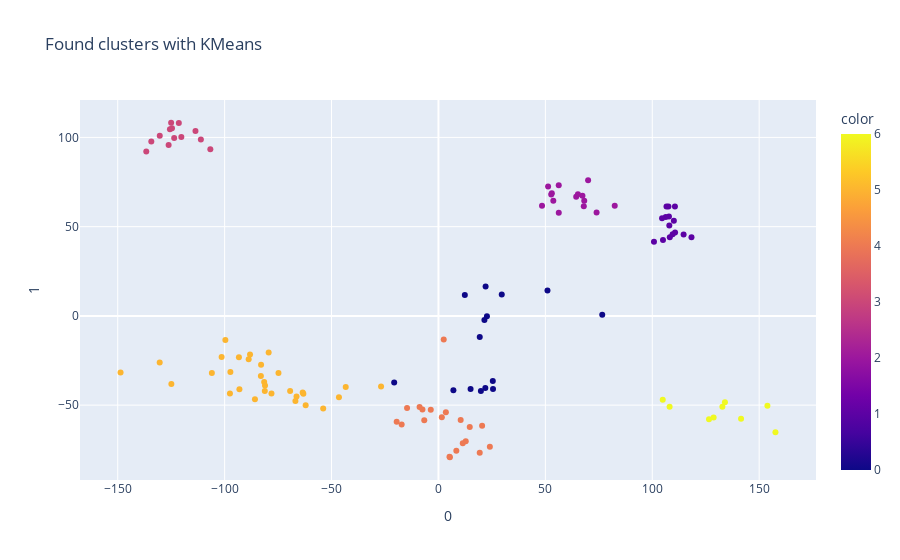
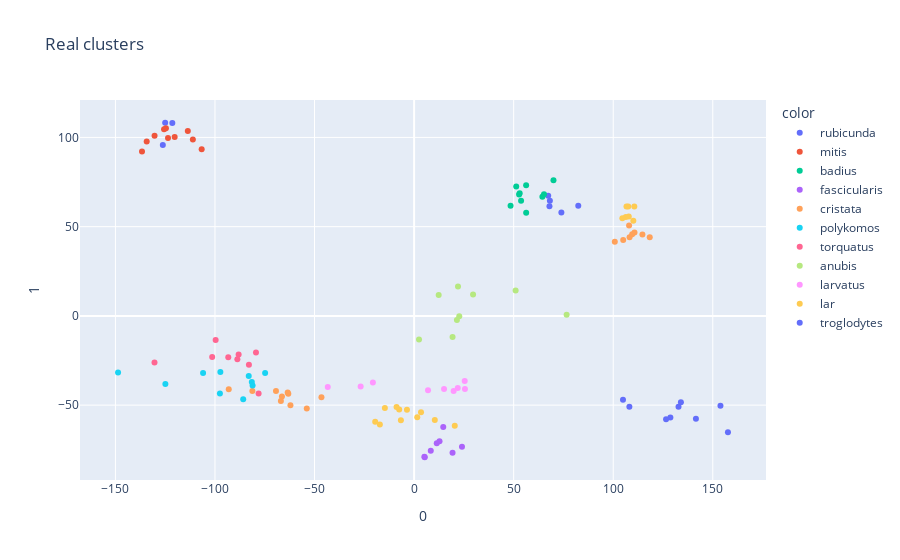

The code cell stored with these charts, in order, in its notebook:
### Code cell
km = KMeans(7) # number of clusters set to 7 based on found elbow score

found_clusters_km_v2 = km.fit_predict(X)

cluster_data_km_v2 = X.copy()
cluster_data_km_v2['Data'] = found_clusters_km_v2

# using the last pca's result we will plot the found clusters using kmeans


fig = px.scatter(components, x=0, y=1, color=cluster_data_km_v2['Data'], title= 'Found clusters with KMeans')
fig.show()

fig = px.scatter(components, x=0, y=1, color=y, title= 'Real clusters')
fig.show()

### Figure 1 — Plotly figure (JSON) as saved in the notebook; plotly's stock layout.template omitted (floating-point values rounded to 4 significant figures)
{"data": [{"hovertemplate": "0=%{x}<br>1=%{y}<br>color=%{marker.color}<extra></extra>", "legendgroup": "", "marker": {"color": [3, 3, 3, 3, 3, 3, 3, 3, 3, 3, 3, 3, 3, 2, 2, 2, 2, 2, 2, 2, 2, 2, 2, 2, 2, 2, 2, 2, 4, 4, 4, 4, 4, 4, 4, 4, 5, 5, 5, 5, 5, 5, 5, 5, 5, 5, 5, 5, 5, 5, 5, 5, 5, 5, 5, 5, 5, 5, 5, 5, 5, 5, 5, 5, 5, 0, 0, 0, 0, 0, 0, 0, 0, 0, 0, 5, 5, 0, 0, 0, 0, 0, 4, 4, 4, 4, 4, 4, 4, 4, 4, 4, 4, 4, 6, 6, 6, 6, 6, 6, 6, 6, 6, 1, 1, 1, 1, 1, 1, 1, 1, 1, 1, 1, 1, 1, 1, 1], "coloraxis": "coloraxis", "symbol": "circle"}, "mode": "markers", "name": "", "orientation": "v", "showlegend": false, "type": "scatter", "x": [-121.4, -125.0, -126.2, -111.1, -106.7, -113.6, -120.2, -123.6, -130.3, -124.6, -134.3, -125.6, -136.7, 82.45, 73.96, 68.19, 67.97, 67.35, 56.26, 56.27, 64.43, 53.72, 51.28, 69.99, 48.44, 53.01, 65.23, 52.75, 19.3, 8.369, 24.04, 11.38, 5.344, 14.64, 5.166, 12.76, -46.53, -53.9, -63.17, -66.38, -63.49, -62.1, -69.37, -81.22, -66.9, -93.09, -74.82, -85.82, -81.5, -81.12, -83.05, -97.52, -97.31, -106.0, -124.9, -148.7, -78.09, -79.41, -88.13, -101.4, -82.96, -130.4, -99.67, -88.76, -93.32, 76.6, 50.99, 22.68, 12.34, 29.6, 21.5, 19.31, 22.05, 6.991, -20.69, -26.85, -43.36, 21.93, 25.42, 25.52, 15.03, 19.86, 20.42, 10.39, -6.634, 3.472, -7.492, 1.586, -17.21, -8.824, -3.586, -19.53, -14.68, 2.472, 153.9, 132.8, 128.7, 108.1, 141.5, 126.5, 104.9, 134.0, 157.6, 118.3, 114.7, 108.0, 108.2, 110.7, 109.5, 105.0, 100.8, 110.1, 110.6, 107.6, 107.8, 106.3, 106.7, 104.6], "xaxis": "x", "y": [108.0, 108.2, 95.83, 98.82, 93.35, 103.6, 100.2, 99.63, 101.0, 105.2, 97.67, 104.6, 92.12, 61.66, 57.88, 64.55, 61.42, 67.32, 73.21, 57.82, 66.74, 64.52, 72.48, 75.95, 61.68, 68.67, 68.12, 67.98, -76.75, -75.55, -73.31, -71.29, -79.2, -62.3, -78.98, -70.25, -45.52, -51.85, -43.55, -45.21, -42.96, -49.99, -42.05, -42.11, -47.7, -41.13, -31.92, -46.67, -37.1, -38.98, -33.71, -43.5, -31.43, -32.02, -38.17, -31.77, -43.48, -20.52, -21.63, -23.08, -27.33, -26.12, -13.5, -24.29, -23.1, 0.6721, 14.19, -0.199, 11.76, 11.94, -2.281, -11.81, 16.48, -41.63, -37.36, -39.57, -39.91, -40.45, -36.53, -41.02, -40.98, -42.04, -61.58, -58.3, -58.53, -54.03, -52.43, -56.8, -60.92, -50.99, -52.56, -59.28, -51.66, -13.26, -50.39, -50.9, -56.92, -50.87, -57.58, -57.89, -46.95, -48.45, -65.25, 44.08, 45.56, 50.68, 44.04, 46.79, 45.69, 42.46, 41.58, 53.37, 61.27, 61.37, 55.69, 55.44, 61.23, 54.77], "yaxis": "y"}], "layout": {"coloraxis": {"colorbar": {"title": {"text": "color"}}, "colorscale": [[0, "#0d0887"], [0.1111, "#46039f"], [0.2222, "#7201a8"], [0.3333, "#9c179e"], [0.4444, "#bd3786"], [0.5556, "#d8576b"], [0.6667, "#ed7953"], [0.7778, "#fb9f3a"], [0.8889, "#fdca26"], [1, "#f0f921"]]}, "legend": {"tracegroupgap": 0}, "title": {"text": "Found clusters with KMeans"}, "xaxis": {"anchor": "y", "domain": [0, 1], "title": {"text": "0"}}, "yaxis": {"anchor": "x", "domain": [0, 1], "title": {"text": "1"}}}}

### Figure 2 — Plotly figure (JSON) as saved in the notebook; plotly's stock layout.template omitted (floating-point values rounded to 4 significant figures)
{"data": [{"hovertemplate": "color=rubicunda<br>0=%{x}<br>1=%{y}<extra></extra>", "legendgroup": "rubicunda", "marker": {"color": "#636efa", "symbol": "circle"}, "mode": "markers", "name": "rubicunda", "orientation": "v", "showlegend": true, "type": "scatter", "x": [-121.4, -125.0, -126.2, 82.45, 73.96, 68.19, 67.97, 67.35], "xaxis": "x", "y": [108.0, 108.2, 95.83, 61.66, 57.88, 64.55, 61.42, 67.32], "yaxis": "y"}, {"hovertemplate": "color=mitis<br>0=%{x}<br>1=%{y}<extra></extra>", "legendgroup": "mitis", "marker": {"color": "#EF553B", "symbol": "circle"}, "mode": "markers", "name": "mitis", "orientation": "v", "showlegend": true, "type": "scatter", "x": [-111.1, -106.7, -113.6, -120.2, -123.6, -130.3, -124.6, -134.3, -125.6, -136.7], "xaxis": "x", "y": [98.82, 93.35, 103.6, 100.2, 99.63, 101.0, 105.2, 97.67, 104.6, 92.12], "yaxis": "y"}, {"hovertemplate": "color=badius<br>0=%{x}<br>1=%{y}<extra></extra>", "legendgroup": "badius", "marker": {"color": "#00cc96", "symbol": "circle"}, "mode": "markers", "name": "badius", "orientation": "v", "showlegend": true, "type": "scatter", "x": [56.26, 56.27, 64.43, 53.72, 51.28, 69.99, 48.44, 53.01, 65.23, 52.75], "xaxis": "x", "y": [73.21, 57.82, 66.74, 64.52, 72.48, 75.95, 61.68, 68.67, 68.12, 67.98], "yaxis": "y"}, {"hovertemplate": "color=fascicularis<br>0=%{x}<br>1=%{y}<extra></extra>", "legendgroup": "fascicularis", "marker": {"color": "#ab63fa", "symbol": "circle"}, "mode": "markers", "name": "fascicularis", "orientation": "v", "showlegend": true, "type": "scatter", "x": [19.3, 8.369, 24.04, 11.38, 5.344, 14.64, 5.166, 12.76], "xaxis": "x", "y": [-76.75, -75.55, -73.31, -71.29, -79.2, -62.3, -78.98, -70.25], "yaxis": "y"}, {"hovertemplate": "color=cristata<br>0=%{x}<br>1=%{y}<extra></extra>", "legendgroup": "cristata", "marker": {"color": "#FFA15A", "symbol": "circle"}, "mode": "markers", "name": "cristata", "orientation": "v", "showlegend": true, "type": "scatter", "x": [-46.53, -53.9, -63.17, -66.38, -63.49, -62.1, -69.37, -81.22, -66.9, -93.09, 118.3, 114.7, 108.0, 108.2, 110.7, 109.5, 105.0, 100.8], "xaxis": "x", "y": [-45.52, -51.85, -43.55, -45.21, -42.96, -49.99, -42.05, -42.11, -47.7, -41.13, 44.08, 45.56, 50.68, 44.04, 46.79, 45.69, 42.46, 41.58], "yaxis": "y"}, {"hovertemplate": "color=polykomos<br>0=%{x}<br>1=%{y}<extra></extra>", "legendgroup": "polykomos", "marker": {"color": "#19d3f3", "symbol": "circle"}, "mode": "markers", "name": "polykomos", "orientation": "v", "showlegend": true, "type": "scatter", "x": [-74.82, -85.82, -81.5, -81.12, -83.05, -97.52, -97.31, -106.0, -124.9, -148.7], "xaxis": "x", "y": [-31.92, -46.67, -37.1, -38.98, -33.71, -43.5, -31.43, -32.02, -38.17, -31.77], "yaxis": "y"}, {"hovertemplate": "color=torquatus<br>0=%{x}<br>1=%{y}<extra></extra>", "legendgroup": "torquatus", "marker": {"color": "#FF6692", "symbol": "circle"}, "mode": "markers", "name": "torquatus", "orientation": "v", "showlegend": true, "type": "scatter", "x": [-78.09, -79.41, -88.13, -101.4, -82.96, -130.4, -99.67, -88.76, -93.32], "xaxis": "x", "y": [-43.48, -20.52, -21.63, -23.08, -27.33, -26.12, -13.5, -24.29, -23.1], "yaxis": "y"}, {"hovertemplate": "color=anubis<br>0=%{x}<br>1=%{y}<extra></extra>", "legendgroup": "anubis", "marker": {"color": "#B6E880", "symbol": "circle"}, "mode": "markers", "name": "anubis", "orientation": "v", "showlegend": true, "type": "scatter", "x": [76.6, 50.99, 22.68, 12.34, 29.6, 21.5, 19.31, 22.05, 2.472], "xaxis": "x", "y": [0.6721, 14.19, -0.199, 11.76, 11.94, -2.281, -11.81, 16.48, -13.26], "yaxis": "y"}, {"hovertemplate": "color=larvatus<br>0=%{x}<br>1=%{y}<extra></extra>", "legendgroup": "larvatus", "marker": {"color": "#FF97FF", "symbol": "circle"}, "mode": "markers", "name": "larvatus", "orientation": "v", "showlegend": true, "type": "scatter", "x": [6.991, -20.69, -26.85, -43.36, 21.93, 25.42, 25.52, 15.03, 19.86], "xaxis": "x", "y": [-41.63, -37.36, -39.57, -39.91, -40.45, -36.53, -41.02, -40.98, -42.04], "yaxis": "y"}, {"hovertemplate": "color=lar<br>0=%{x}<br>1=%{y}<extra></extra>", "legendgroup": "lar", "marker": {"color": "#FECB52", "symbol": "circle"}, "mode": "markers", "name": "lar", "orientation": "v", "showlegend": true, "type": "scatter", "x": [20.42, 10.39, -6.634, 3.472, -7.492, 1.586, -17.21, -8.824, -3.586, -19.53, -14.68, 110.1, 110.6, 107.6, 107.8, 106.3, 106.7, 104.6], "xaxis": "x", "y": [-61.58, -58.3, -58.53, -54.03, -52.43, -56.8, -60.92, -50.99, -52.56, -59.28, -51.66, 53.37, 61.27, 61.37, 55.69, 55.44, 61.23, 54.77], "yaxis": "y"}, {"hovertemplate": "color=troglodytes<br>0=%{x}<br>1=%{y}<extra></extra>", "legendgroup": "troglodytes", "marker": {"color": "#636efa", "symbol": "circle"}, "mode": "markers", "name": "troglodytes", "orientation": "v", "showlegend": true, "type": "scatter", "x": [153.9, 132.8, 128.7, 108.1, 141.5, 126.5, 104.9, 134.0, 157.6], "xaxis": "x", "y": [-50.39, -50.9, -56.92, -50.87, -57.58, -57.89, -46.95, -48.45, -65.25], "yaxis": "y"}], "layout": {"legend": {"title": {"text": "color"}, "tracegroupgap": 0}, "title": {"text": "Real clusters"}, "xaxis": {"anchor": "y", "domain": [0, 1], "title": {"text": "0"}}, "yaxis": {"anchor": "x", "domain": [0, 1], "title": {"text": "1"}}}}
